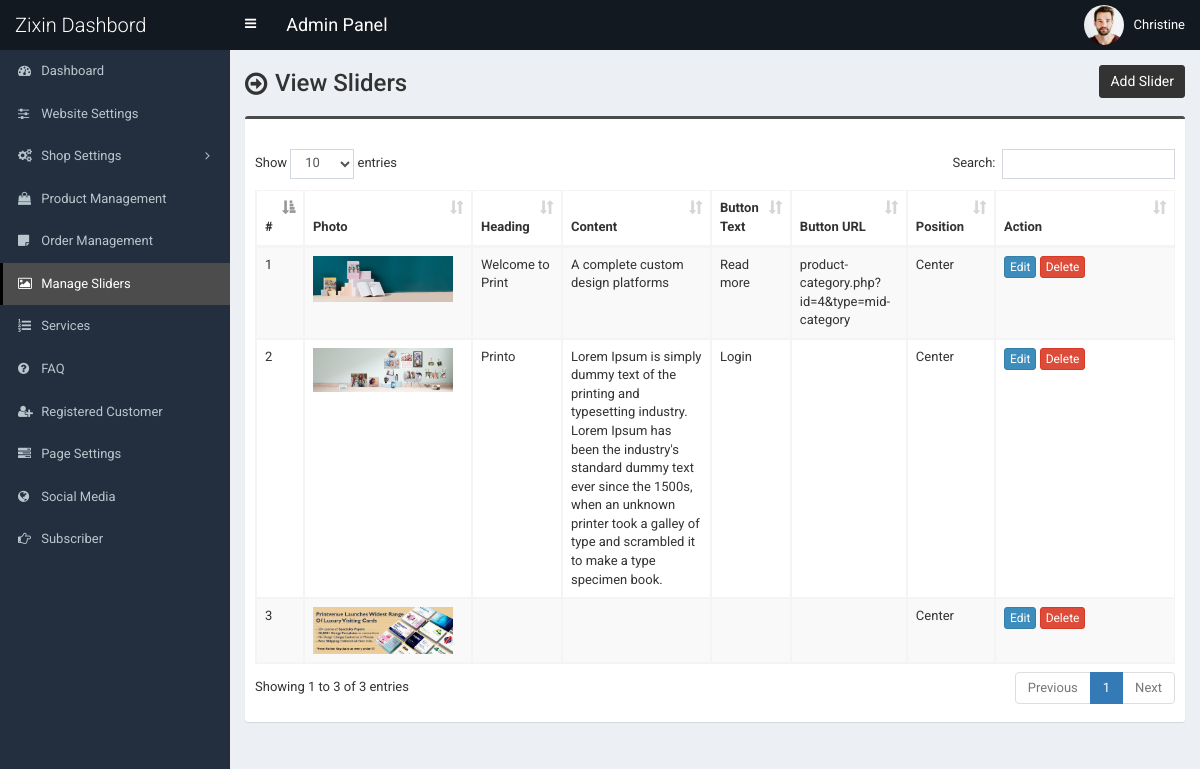
/admin/slider.php (signed in), run on the app's committed database.
### tables this page shows
CREATE TABLE `tbl_slider` (
  `id` int(11) NOT NULL,
  `photo` varchar(255) NOT NULL,
  `heading` varchar(255) NOT NULL,
  `content` text NOT NULL,
  `button_text` varchar(255) NOT NULL,
  `button_url` varchar(255) NOT NULL,
  `position` varchar(255) NOT NULL
);

### admin/slider.php (the view, shortened to what this page needs)
<?php require_once('header.php'); ?>
<section class="content-header">
	<div class="content-header-left">
		<h1>View Sliders</h1>
	</div>
	<div class="content-header-right">
		<a href="slider-add.php" class="btn btn-primary btn-sm">Add Slider</a>
	</div>
</section>
<section class="content">
	<div class="row">
		<div class="col-md-12">
			<div class="box box-info">
				<div class="box-body table-responsive">
					<table id="example1" class="table table-bordered table-hover table-striped">
						<thead>
							<tr>
								<th>#</th>
								<th>Photo</th>
								<th>Heading</th>
								<th>Content</th>
								<th>Button Text</th>
								<th>Button URL</th>
								<th>Position</th>
								<th width="140">Action</th>
							</tr>
						</thead>
						<tbody>
							<?php
							$i=0;
							$statement = $pdo->prepare("SELECT
														id,
														photo,
														heading,
														content,
														button_text,
														button_url,
														position
							                           	FROM tbl_slider
							                           	");
							$statement->execute();
							$result = $statement->fetchAll(PDO::FETCH_ASSOC);
							foreach ($result as $row) {
								$i++;
								?>
								<tr>
									<td><?php echo $i; ?></td>
									<td style="width:150px;"><img src="../assets/uploads/<?php echo $row['photo']; ?>" alt="<?php echo $row['heading']; ?>" style="width:140px;"></td>
									<td><?php echo $row['heading']; ?></td>
									<td><?php echo $row['content']; ?></td>
									<td><?php echo $row['button_text']; ?></td>
									<td><?php echo $row['button_url']; ?></td>
									<td><?php echo $row['position']; ?></td>
									<td>
										<a href="slider-edit.php?id=<?php echo $row['id']; ?>" class="btn btn-primary btn-xs">Edit</a>
										<a href="#" class="btn btn-danger btn-xs" data-href="slider-delete.php?id=<?php echo $row['id']; ?>" data-toggle="modal" data-target="#confirm-delete">Delete</a>
									</td>
								</tr>
								<?php
							}
							?>
						</tbody>
					</table>
				</div>
			</div>
		</div>
	</div>
</section>
<?php require_once('footer.php'); ?>

### admin/style.css (style rules this page uses)
body { font-size: 13px; font-family: "Roboto", sans-serif; }
.content-header > h1, .content-header .content-header-left h1 { font-family: "Roboto", sans-serif; }
.box-info { padding-top: 20px; }
.content-header { overflow: hidden; }
.content-header .content-header-left { float: left; padding-top: 5px; }
.content-header .content-header-right { float: right; }
.content-header .content-header-left h1 { margin-top: 0; margin-bottom: 0; padding-left: 30px; padding-bottom: 5px; font-size: 24px; position: relative; }
.content-header .content-header-left h1:before { position: absolute; top: 0; left: 0; font-family: "FontAwesome", sans-serif; font-size: 26px; content: "\f18e"; }
.content-header .content-header-right a { position: relative; font-size: 14px; }
.box.box-info { border-top-color: #4c4c4c; }
.content-header .content-header-right a { background-color: #333333; border-color: #333333; }

### data on the page
tbl_slider: photo (picture), heading "Welcome to Print", content "A complete custom design platforms", button_text "Read more", button_url "product-category.php?id=4&type=mid-category", position "Center"
tbl_slider: photo (picture), heading "Printo", content "Lorem Ipsum is simply dummy text of the printing and typesetting industry. Lorem Ipsum has been the industry's standard dummy text ever since the 1500s, when an unknown printer took a galley of type and scrambled it to make a type specimen book.", button_text "Login", position "Center"
tbl_slider: photo (picture), position "Center"

### other printed values
$_SESSION['user']['full_name'] "Christine"
